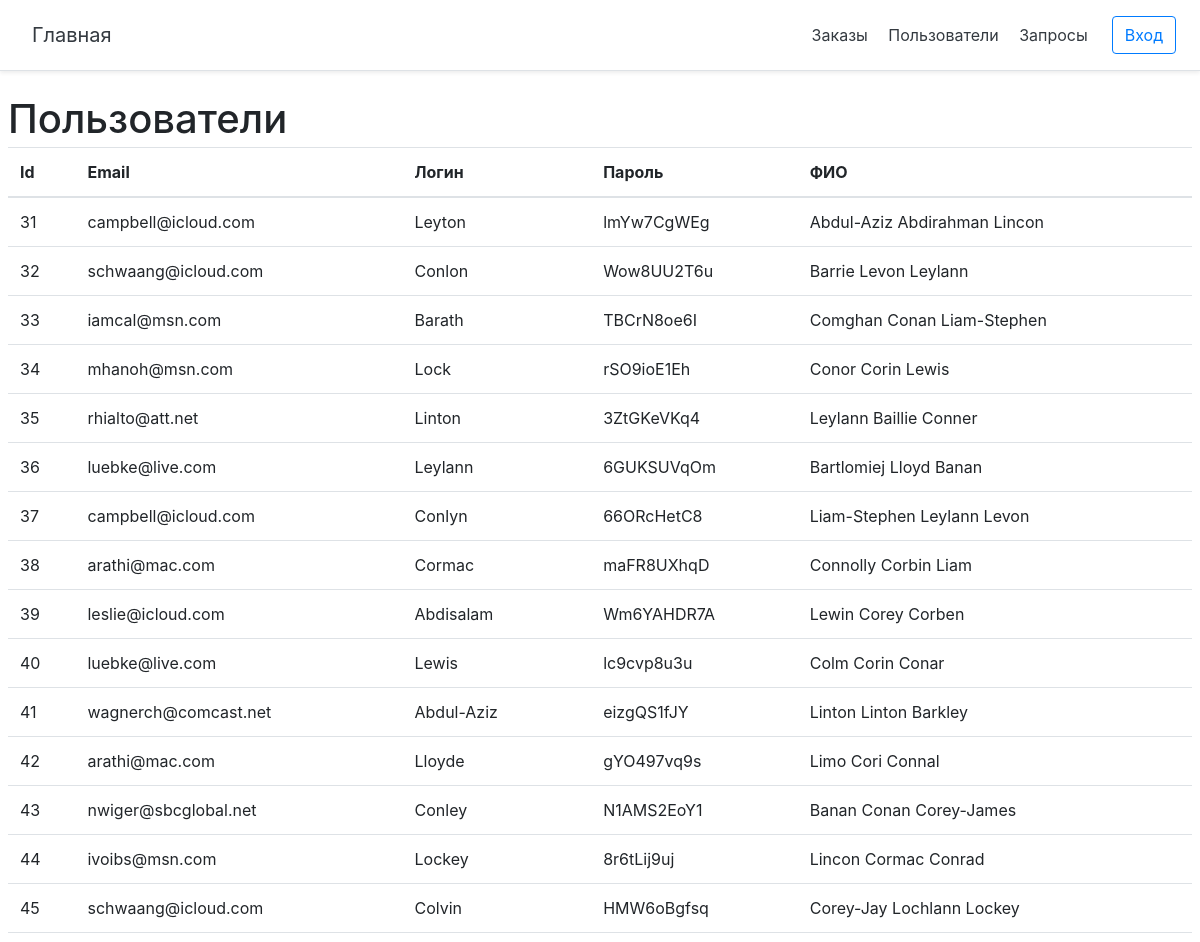
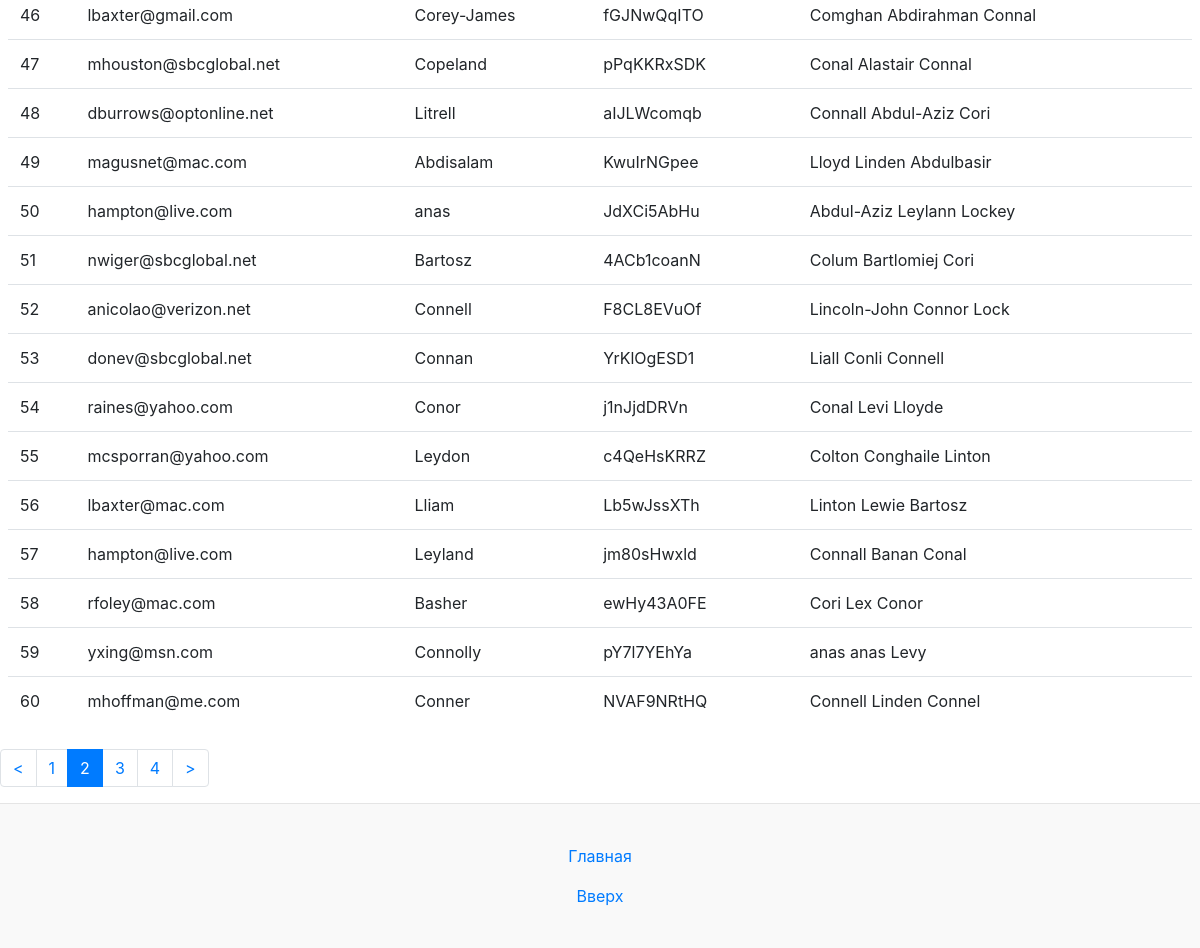
Screenshot of /users/page-2 with the database file from the repository (2 pictures, top to bottom).
### tables this page shows
CREATE TABLE `users` (
  `id` int NOT NULL,
  `email` varchar(55) NOT NULL,
  `login` varchar(55) NOT NULL,
  `password` varchar(55) NOT NULL,
  `name` varchar(55) NOT NULL
);

### config/routes.php (called while the page is built)
<?php
return array(
    'login' => 'site/login',
    'logout' => 'site/logout',
    'registration'=>'site/registration',
    'cabinet'=>'cabinet/index',
    'orders/page-([0-9]+)' => 'order/index/$1',
    'orders'=>'order/index',
    'users/page-([0-9]+)' => 'order/users/$1',
    'users'=>'order/users',
    'queries'=>'order/query',
    '' => 'site/login',
);

### controllers/OrderController.php (called while the page is built, shortened)
<?php
class OrderController extends BaseController
{
    public function actionUsers($page = 0)
    {
        $userTotal = User::getTotalUsersCount();
        $userList = User::getUsersList($page, self::ITEMS_ON_PAGE);
        $pagination = new Pagination($userTotal, $page, self::ITEMS_ON_PAGE,'page-');
        require_once (ROOT.'/views/order/users.php');
        return true;
    }
}

### index.php (called while the page is built, shortened)
<?php
require_once (ROOT.'/components/Autoload.php');
$router = new Router();
$router->run();

### models/User.php (called while the page is built, shortened)
<?php
class User
{
    public static $TABLE_NAME = 'users';
    public static function getUserFromRow($row)
    {
        if($row)
        {
            $user = new User();
            $user->id = $row['id'];
            $user->login = $row['login'];
            $user->email = $row['email'];
            $user->password = $row['password'];
            $user->name = $row['name'];
            return $user;
        }
        return false;
    }
    public static function getUsersList($page = 1, $limit = self::SHOW_BY_DEFAULT, $sort_column = self::SORT_BY_ID, $sort_by = self::SORT_ASC)
    {
        $offset = ($page - 1) * $limit;
        $db = Db::getConnection();
        $sql = 'SELECT * from '.self::$TABLE_NAME.' ORDER BY  '.$sort_column.' '.$sort_by.' LIMIT :limit OFFSET :offset';
        $result = $db->prepare($sql);
        $result->bindParam(':limit',$limit,PDO::PARAM_INT);
        $result->bindParam(':offset',$offset,PDO::PARAM_INT);
        $result->execute();
        $userList = array();
        $i = 0;
        while ($row = $result->fetch())
        {
            $user = self::getUserFromRow($row);
            $userList[$i] = $user;
            $i++;
        }
        return $userList;
    }
    public static function getTotalUsersCount()
    {
        $db = Db::getConnection();
        $result = $db->query('SELECT COUNT(id) as count from '.self::$TABLE_NAME);
        $result->setFetchMode(PDO::FETCH_ASSOC);
        $row = $result->fetch();
        return $row['count'];
    }
}

### components/Autoload.php (called while the page is built, shortened)
<?php
function autoloader($class_name) {
    $array_paths = array
    (
        '/models/',
        '/components/',
        '/controllers/'
    );
    foreach ($array_paths as $path) {
        $path = ROOT.$path.$class_name.'.php';
    }
}

### views/order/users.php (the view)
<?php include(ROOT.'/views/layouts/header.php');?>
    <div class=".col-9 p-2">
        <h2 class="blog-post-title">Пользователи</h2>
        <table class="table">
            <thead>
            <tr>
                <th scope="col">Id</th>
                <th scope="col">Email</th>
                <th scope="col">Логин</th>
                <th scope="col">Пароль</th>
                <th scope="col">ФИО</th>
            </tr>
            </thead>
            <tbody>
            <?
            foreach ($userList as $item) {
                ?>
                <tr>
                    <td><?=$item->id?></td>
                    <td><?=$item->email?></td>
                    <td><?=$item->login?></td>
                    <td><?=$item->password?></td>
                    <td><?=$item->name?></td>
                </tr>
                <?
            }
            ?>
            </tbody>
        </table>
    </div>
    <nav>
        <?=$pagination->get() ?>
    </nav>
<? include(ROOT.'/views/layouts/footer.php'); ?>

### components/Router.php (shortened to what this page needs)
<?php
class Router
{
    private $routes;
    public function __construct()
    {
        $routesPath = ROOT.'/config/routes.php';
        $this->routes = include($routesPath);
    }
    private function getURI()
    {
        if(!empty($_SERVER['REQUEST_URI'])){
            return trim($_SERVER['REQUEST_URI'], '/');
        }
    }
    public function run()
    {
        $url = $this->getURI();
        foreach ($this->routes as $uriPattern => $path) {
            if(preg_match("~$uriPattern~",$url))
            {
                $internalRoute = preg_replace("~$uriPattern~", $path, $url);
                $segments = explode('/', $internalRoute);
                $controllerName = array_shift($segments).'Controller';
                $actionName = 'action'.ucfirst(array_shift($segments));
                $parametrs = $segments;
                $controllerObject = new $controllerName;
                $result =  call_user_func_array(array($controllerObject, $actionName), $parametrs);
                if($result != null ){
                    break;
                }
            }
        }
    }
}

### web/css/main.css (style rules this page uses)
html { font-size: 14px; }
@media (min-width: 768px) { html { font-size: 16px; } }
.blog-post-title { margin-bottom: .25rem; font-size: 2.5rem; }
html, body { height: 100%; }

### rows the page displays
users: id "31", email "campbell@icloud.com", login "Leyton", password "lmYw7CgWEg", name "Abdul-Aziz Abdirahman Lincon"
users: id "32", email "schwaang@icloud.com", login "Conlon", password "Wow8UU2T6u", name "Barrie Levon Leylann"
users: id "33", email "iamcal@msn.com", login "Barath", password "TBCrN8oe6I", name "Comghan Conan Liam-Stephen"
users: id "34", email "mhanoh@msn.com", login "Lock", password "rSO9ioE1Eh", name "Conor Corin Lewis"
users: id "35", email "rhialto@att.net", login "Linton", password "3ZtGKeVKq4", name "Leylann Baillie Conner"
users: id "36", email "luebke@live.com", login "Leylann", password "6GUKSUVqOm", name "Bartlomiej Lloyd Banan"
users: id "37", email "campbell@icloud.com", login "Conlyn", password "66ORcHetC8", name "Liam-Stephen Leylann Levon"
users: id "38", email "arathi@mac.com", login "Cormac", password "maFR8UXhqD", name "Connolly Corbin Liam"
users: id "39", email "leslie@icloud.com", login "Abdisalam", password "Wm6YAHDR7A", name "Lewin Corey Corben"
users: id "40", email "luebke@live.com", login "Lewis", password "lc9cvp8u3u", name "Colm Corin Conar"
users: id "41", email "wagnerch@comcast.net", login "Abdul-Aziz", password "eizgQS1fJY", name "Linton Linton Barkley"
users: id "42", email "arathi@mac.com", login "Lloyde", password "gYO497vq9s", name "Limo Cori Connal"
users: id "43", email "nwiger@sbcglobal.net", login "Conley", password "N1AMS2EoY1", name "Banan Conan Corey-James"
users: id "44", email "ivoibs@msn.com", login "Lockey", password "8r6tLij9uj", name "Lincon Cormac Conrad"
users: id "45", email "schwaang@icloud.com", login "Colvin", password "HMW6oBgfsq", name "Corey-Jay Lochlann Lockey"
users: id "46", email "lbaxter@gmail.com", login "Corey-James", password "fGJNwQqITO", name "Comghan Abdirahman Connal"
users: id "47", email "mhouston@sbcglobal.net", login "Copeland", password "pPqKKRxSDK", name "Conal Alastair Connal"
users: id "48", email "dburrows@optonline.net", login "Litrell", password "aIJLWcomqb", name "Connall Abdul-Aziz Cori"
users: id "49", email "magusnet@mac.com", login "Abdisalam", password "KwuIrNGpee", name "Lloyd Linden Abdulbasir"
users: id "50", email "hampton@live.com", login "anas", password "JdXCi5AbHu", name "Abdul-Aziz Leylann Lockey"
users: id "51", email "nwiger@sbcglobal.net", login "Bartosz", password "4ACb1coanN", name "Colum Bartlomiej Cori"
users: id "52", email "anicolao@verizon.net", login "Connell", password "F8CL8EVuOf", name "Lincoln-John Connor Lock"
users: id "53", email "donev@sbcglobal.net", login "Connan", password "YrKlOgESD1", name "Liall Conli Connell"
users: id "54", email "raines@yahoo.com", login "Conor", password "j1nJjdDRVn", name "Conal Levi Lloyde"
users: id "55", email "mcsporran@yahoo.com", login "Leydon", password "c4QeHsKRRZ", name "Colton Conghaile Linton"
users: id "56", email "lbaxter@mac.com", login "Lliam", password "Lb5wJssXTh", name "Linton Lewie Bartosz"
users: id "57", email "hampton@live.com", login "Leyland", password "jm80sHwxld", name "Connall Banan Conal"
users: id "58", email "rfoley@mac.com", login "Basher", password "ewHy43A0FE", name "Cori Lex Conor"
users: id "59", email "yxing@msn.com", login "Connolly", password "pY7l7YEhYa", name "anas anas Levy"
users: id "60", email "mhoffman@me.com", login "Conner", password "NVAF9NRtHQ", name "Connell Linden Connel"

### other values shown
$text "< >"
$text "1"
$text "3"
$text "4"
